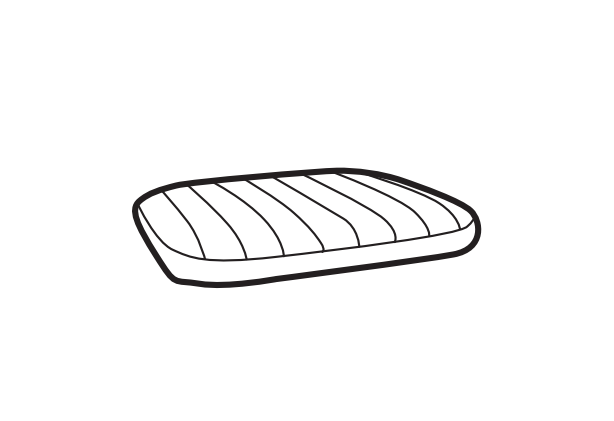
#> input picture wcx/fdcmwork/data/temp/temp/5.png, 614 x 421 px, found by its file name
$ python outline_extract.py
#> lines starting #> are read from the running program, lines starting #| are printed output that depends on the picture; after the words box and inside, x2 and y2 are one past the last pixel; in counts of white or black regions, pixels touching at a corner belong together
import cv2
import numpy as np
import math
def outline_extraction(edge_map, more_angle=False):
    m=len(edge_map)
    n=len(edge_map[0])
    outline=np.zeros((m,n))
    for i in range(m):
        for j in range(n):
            judge_top = 0
            judge_button = 0
            judge_left = 0
            judge_right = 0
            judge_top_left=1
            judge_top_right=1
            judge_button_left=1
            judge_button_right=1
            if more_angle:
                judge_top_left = 0
                judge_top_right = 0
                judge_button_left = 0
                judge_button_right = 0

            if edge_map[i][j]==255:
                for k in range(0,i):
                    if edge_map[k][j]==255:
                        judge_top=1
                        break
                for k in range(i+1,m):
                    if edge_map[k][j]==255:
                        judge_button=1
                for k in range(0,j):
                    if edge_map[i][k]==255:
                        judge_left=1
                        break
                for k in range(j+1,n):
                    if edge_map[i][k]==255:
                        judge_right=1
                        break
                if more_angle:
                    i_0=i
                    j_0=j
                    while i_0!=0 and i_0!=m-1 and j_0!=0 and j_0!=n-1:
                        if edge_map[i_0-1][j_0-1]==255:
                            judge_top_left=1
                            break
                        else:
                            i_0-=1
                            j_0-=1
                    i_0=i
                    j_0=j
                    while i_0!=0 and i_0!=m-1 and j_0!=0 and j_0!=n-1:
                        if edge_map[i_0+1][j_0+1]==255:
                            judge_button_right=1
                            break
                        else:
                            i_0+=1
                            j_0+=1
                    i_0=i
                    j_0=j
                    while i_0!=0 and i_0!=m-1 and j_0!=0 and j_0!=n-1:
                        if edge_map[i_0-1][j_0+1]==255:
                            judge_top_right=1
                            break
                        else:
                            i_0-=1
                            j_0+=1
                    i_0=i
                    j_0=j
                    while i_0!=0 and i_0!=m-1 and j_0!=0 and j_0!=n-1:
                        if edge_map[i_0+1][j_0-1]==255:
                            judge_button_left=1
                            break
                        else:
                            i_0+=1
                            j_0-=1

                if judge_top == 0 or judge_button == 0 or judge_left == 0 or judge_right == 0:
                    outline[i][j]=255
                if more_angle:
                    if judge_button_right == 0 or judge_button_left == 0 or judge_top_right == 0 or judge_top_left == 0:
                        outline[i][j] = 255
    return outline


if __name__ == "__main__":

    temp = cv2.imread('C:/wrs-cx/wcx/outline/data/temp/5.png')
#> temp is the input picture: shape (421, 614, 3); mean B, G, R 248.7, 248.7, 248.8
    gray = cv2.cvtColor(temp, cv2.COLOR_BGR2GRAY)
    edge_map = cv2.Canny(gray, 20, 160)
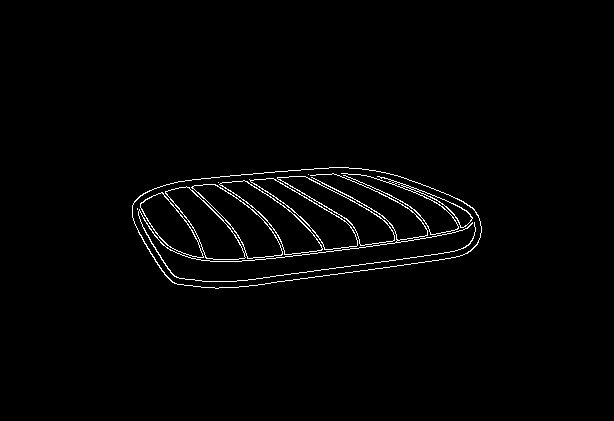
#> edge_map: shape (421, 614); 1.6% white in thin lines or dots, all inside (x1, y1, x2, y2) = (132, 167, 482, 289)
    # edge_map = cv2.imread('C:/wrs-cx/wcx/outline/data/temp/5.jpg', 0)

    outline=outline_extraction(edge_map)
#> in outline_extraction, `m=len(edge_map)`: m = 421
#> in outline_extraction, `n=len(edge_map[0])`: n = 614
#> after the loop in outline_extraction, `for i in range(m):`:
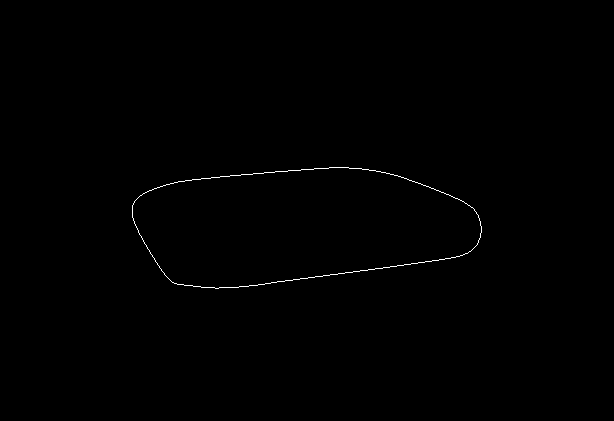
#> outline: shape (421, 614) float64; 0.29% white in thin lines or dots, all inside (x1, y1, x2, y2) = (132, 167, 482, 289)
    # [7 lines of commented-out code are left out]

$ run again, with wcx/fdcmwork/data/temp/temp/1.png copied over wcx/fdcmwork/data/temp/temp/5.png
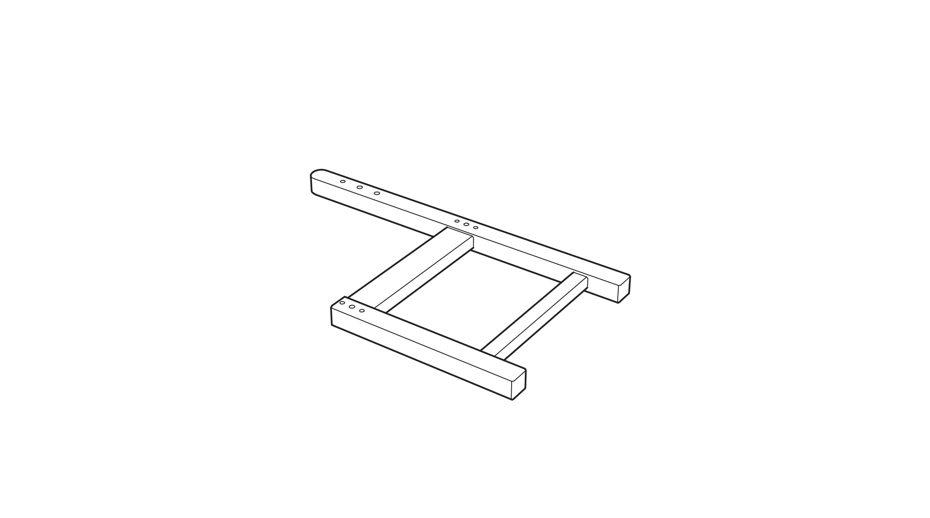
#> input picture wcx/fdcmwork/data/temp/temp/1.png, 930 x 518 px, found by its file name
#> temp is the input picture: shape (518, 930, 3); mean B, G, R 253.3, 253.3, 253.3
#> `edge_map = cv2.Canny(gray, 20, 160)`:
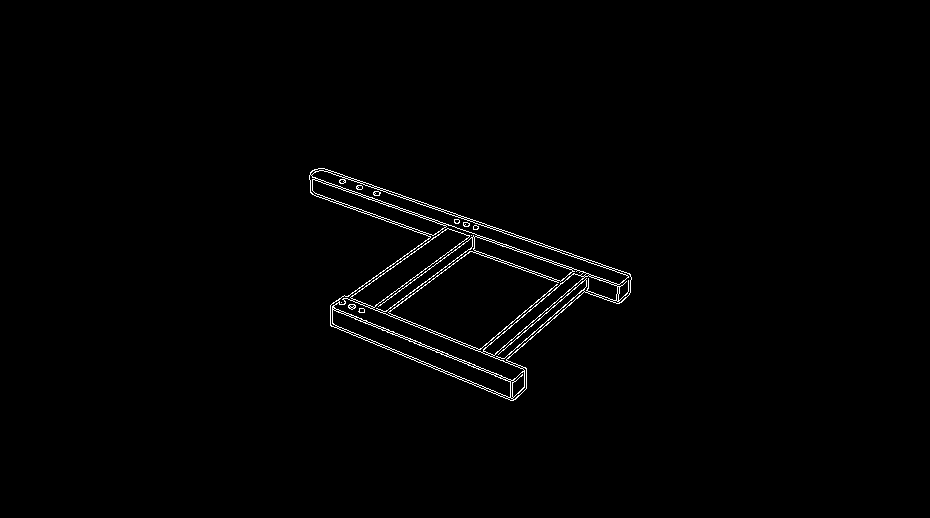
#> edge_map: shape (518, 930); 1% white in thin lines or dots, all inside (x1, y1, x2, y2) = (309, 168, 632, 401)
#> m = 518
#> n = 930
#> after the loop in outline_extraction, `for i in range(m):`:
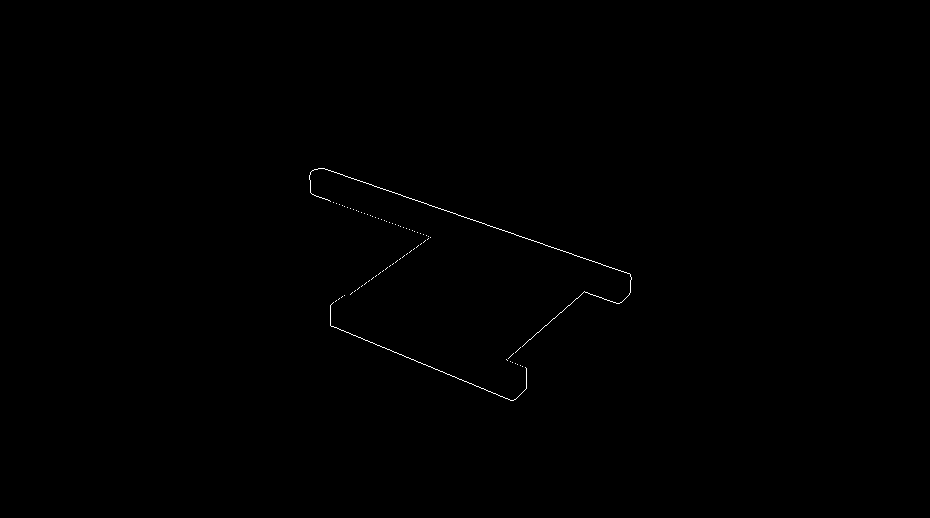
#> outline: shape (518, 930) float64; 0.18% white in thin lines or dots, all inside (x1, y1, x2, y2) = (309, 168, 632, 401)

$ run again, with wcx/fdcmwork/data/temp/temp/2.png copied over wcx/fdcmwork/data/temp/temp/5.png
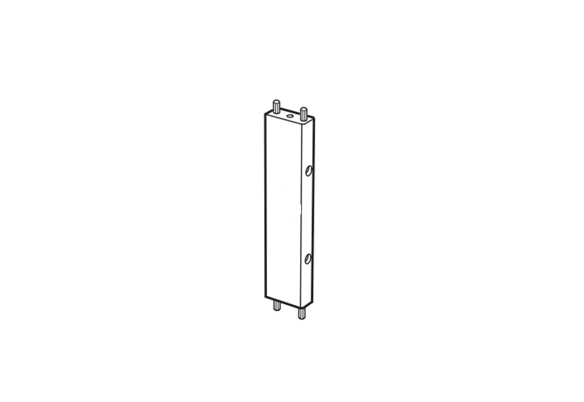
#> input picture wcx/fdcmwork/data/temp/temp/2.png, 584 x 402 px, found by its file name
#> temp is the input picture: shape (402, 584, 3); mean B, G, R 253.4, 253.4, 253.4
#> `edge_map = cv2.Canny(gray, 20, 160)`:
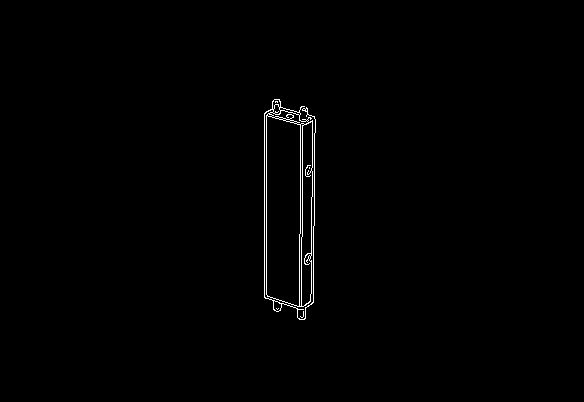
#> edge_map: shape (402, 584); 0.68% white in thin lines or dots, all inside (x1, y1, x2, y2) = (264, 99, 316, 320)
#> m = 402
#> n = 584
#> after the loop in outline_extraction, `for i in range(m):`:
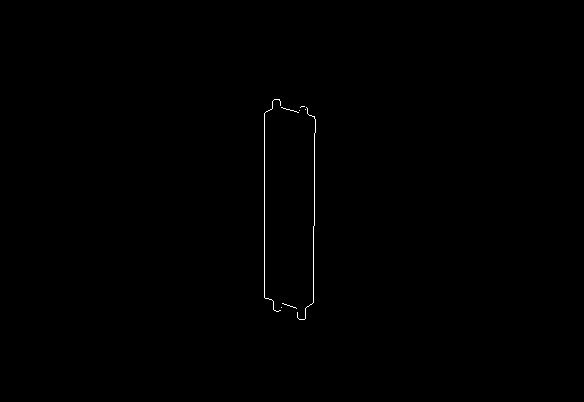
#> outline: shape (402, 584) float64; 0.22% white in thin lines or dots, all inside (x1, y1, x2, y2) = (264, 99, 316, 320)

$ run again, with wcx/fdcmwork/data/temp/temp/3.png copied over wcx/fdcmwork/data/temp/temp/5.png
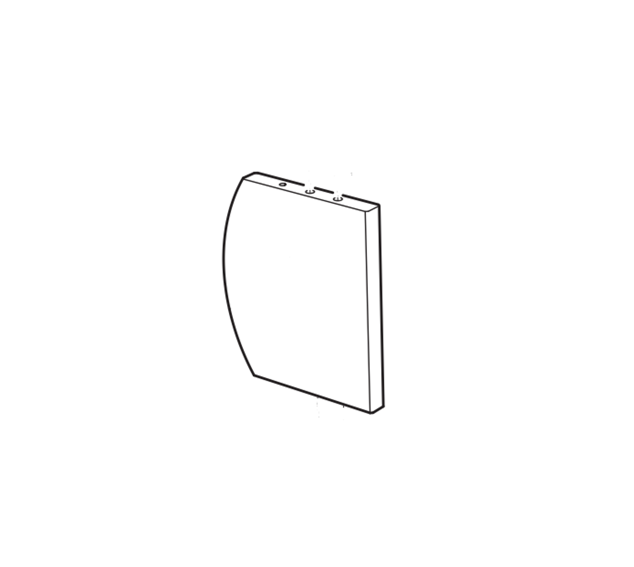
#> input picture wcx/fdcmwork/data/temp/temp/3.png, 634 x 567 px, found by its file name
#> temp is the input picture: shape (567, 634, 3); mean B, G, R 253.6, 253.6, 253.6
#> `edge_map = cv2.Canny(gray, 20, 160)`:
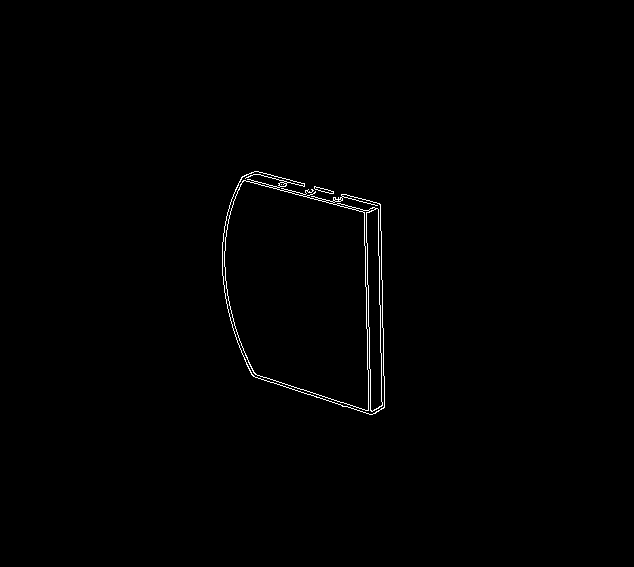
#> edge_map: shape (567, 634); 0.58% white in thin lines or dots, all inside (x1, y1, x2, y2) = (222, 171, 385, 415)
#> m = 567
#> n = 634
#> after the loop in outline_extraction, `for i in range(m):`:
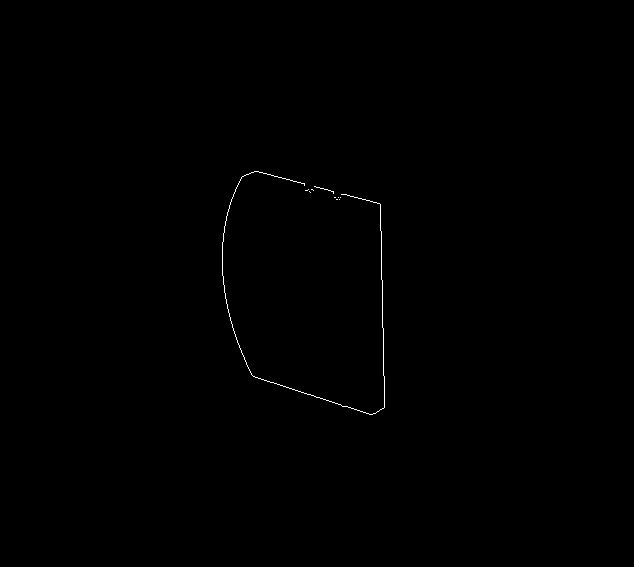
#> outline: shape (567, 634) float64; 0.19% white in thin lines or dots, all inside (x1, y1, x2, y2) = (222, 171, 385, 415)
